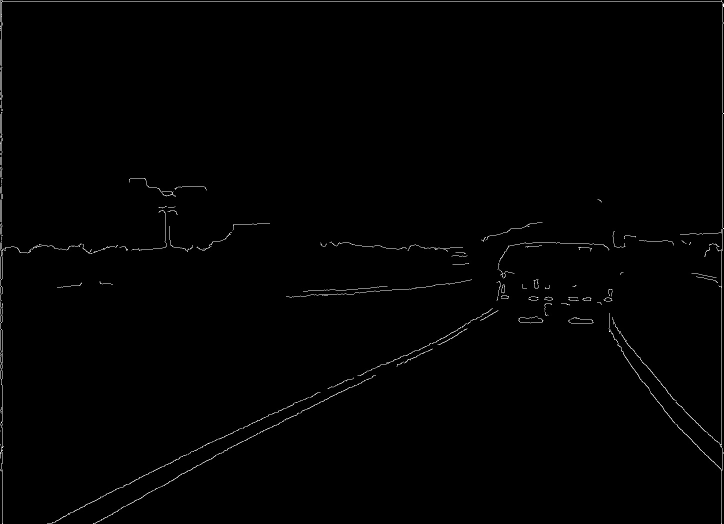
#> input picture carline4gi/edges_img.jpg, 1447 x 1048 px, found by its file name (shown at 1/2 size)
$ python 03_ROI-mask.py
#> lines starting #> are read from the running program, lines starting #| are printed output that depends on the picture
import cv2
import numpy as np

edge_img = cv2.imread('edges_img.jpg', cv2.IMREAD_GRAYSCALE)
#> edge_img is the input picture: shape (1048, 1447); min 0, max 255, mean 2

mask = np.zeros_like(edge_img)
mask = cv2.fillPoly(mask, np.array([[[0,900],[550,550],[860,550],[1200,900]]]),color=255)
#cv2.imshow('mask', mask)
#cv2.waitKey(0)

#掩码之后的图像
masked_edge_img = cv2.bitwise_and(edge_img, mask)
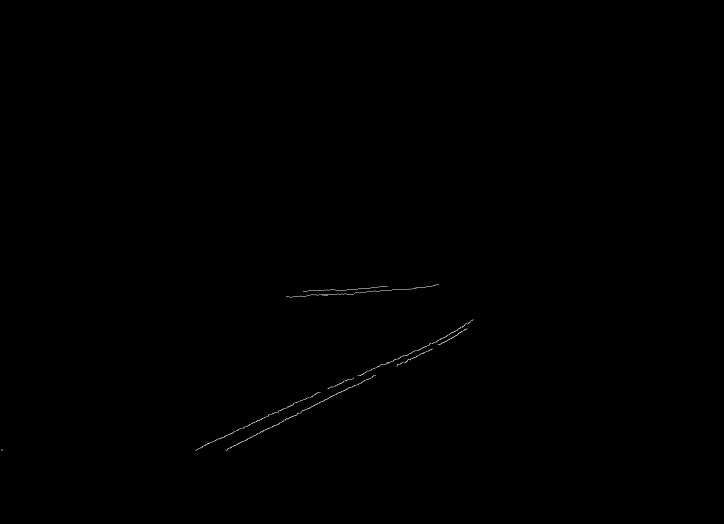
#> masked_edge_img: shape (1048, 1447) (shown at 1/2 size); min 0, max 255, mean 0.3
cv2.imshow('maskes', masked_edge_img)
cv2.waitKey(0)
cv2.imwrite('masked_edge_img.jpg',masked_edge_img)
